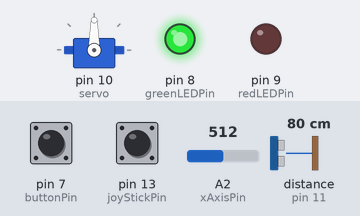
Recording of a program running on a simulated Arduino Uno, built with avr-gcc and run on an emulated ATmega328P. On the bench: servo, output pins drawn as LEDs (lit = HIGH). Wiring (inferred from the names in the program): ultrasonic range finder: trigger pin 6; echo pin 11. Inputs (shaded band) come from the test bench; at power-on: pin 7 (buttonPin) HIGH, distance to the obstacle (sensor on pin 11) 80 cm, A2 (xAxisPin) = 512, pin 13 (joyStickPin) HIGH. The echo pulse lasts 58.3 µs per cm; pins used as bus, display or sensor lines are not drawn.

Above: at 1.2 s.
1.3 s: pin 7 (buttonPin) pulled LOW for 0.15 s
At 1.45 s:
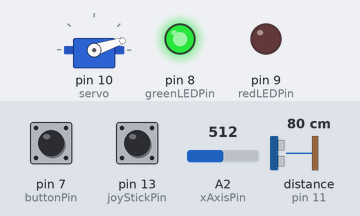
4.3 s: distance to the obstacle (sensor on pin 11) set to 34 cm
At 4.46 s:
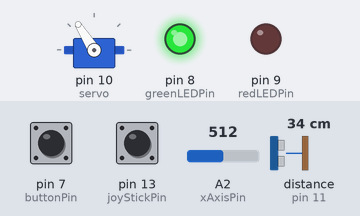
7.3 s: distance to the obstacle (sensor on pin 11) set to 27 cm
At 7.47 s:
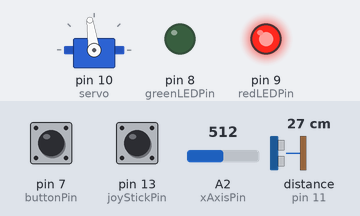
10.3 s: pin 7 (buttonPin) pulled LOW for 1 s
12.8 s: A2 (xAxisPin) set to 541
14.3 s: A2 (xAxisPin) set to 564
At 14.8 s:
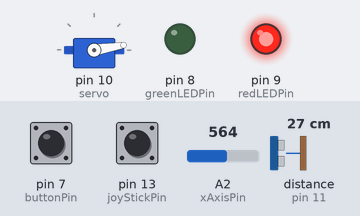
Timing chart, 0 to 16.8 s (numbered marks = the images above; inputs shaded):
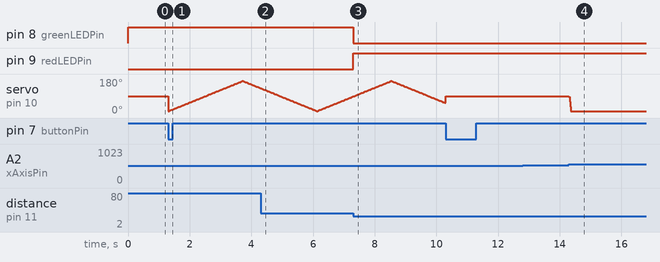

The program:

main.cpp
```cpp
#include <Arduino.h>
#include <Servo.h>
#include <LiquidCrystal_I2C.h>
# define LCD_ACTIVE 0

// Button Inputs:
// Middle 500 500
// X axis 0-1024 left to right
// Y axis 0-1024 top to bottom
// Button on 1 as standard and 0 when pressed

enum ControlMode {
	MANUAL,
	SWEEP
};

// Pins
const int trigPin = 6;
const int echoPin = 11;
const int redLEDPin = 9;
const int greenLEDPin = 8;
const int xAxisPin = A2;
const int yAxisPin = A3;
const int joyStickPin = 13;
const int buttonPin = 7;

// Variables
long duration;
long cm;
bool lastButtonState = HIGH;
int angle = 90;
ControlMode mode = MANUAL;
// LiquidCrystal_I2C lcd(0x27, 16, 2); // Lcd address is 0x27
Servo servo;
// Sweep state variables
int sweepAngle = 10;
int sweepDirection = 1;
unsigned long lastSweepTime = 0;
const unsigned long sweepInterval = 15;


// Functions
void dangerLight(long distance);
void sonarPulse(int angle);
void changeMode(ControlMode *mode);
void handleManual();
void handleSweep();

void setup()
{
	// Display
	// lcd.init();
	// lcd.clear();
	// lcd.backlight();

	// Servo
	servo.attach(10);
	servo.write(90);

	// Pins
	pinMode(trigPin, OUTPUT);
	pinMode(echoPin, INPUT);
	pinMode(redLEDPin, OUTPUT);
	pinMode(greenLEDPin, OUTPUT);
	pinMode(joyStickPin, INPUT_PULLUP);
	pinMode(buttonPin, INPUT_PULLUP);
	// Serial Monitor
	Serial.begin(9600);
}

void loop()
{
	bool	buttonState = digitalRead(buttonPin);

	if (buttonState == LOW && lastButtonState == HIGH)
		changeMode(&mode);
	lastButtonState = buttonState;
	if (mode == SWEEP)
		handleSweep();
	if (mode == MANUAL)
		handleManual();
}

// Functions:

void dangerLight(long distance)
{
	if( distance < 30)
	{
		digitalWrite(redLEDPin, HIGH);
		digitalWrite(greenLEDPin, LOW);
		// if (LCD_ACTIVE)
		// {
		// 	lcd.setCursor(2,1);
		// 	lcd.print("DANGER HERE!    ");
		// }
	}
	else
	{
		digitalWrite(redLEDPin, LOW);
		digitalWrite(greenLEDPin, HIGH);
		// if (LCD_ACTIVE)
		// {
		// 	lcd.setCursor(2, 1);
		// 	lcd.print("You are safe    ");
		// }
	}
}

void sonarPulse(int angle)
{
	digitalWrite(trigPin, LOW);
	delayMicroseconds(5);
	digitalWrite(trigPin, HIGH);
	delayMicroseconds(10);
	digitalWrite(trigPin, LOW);
	duration = pulseIn(echoPin, HIGH, 25000);
	if (duration == 0)
		return ;
	cm = duration * 0.034 / 2;
	// if (LCD_ACTIVE)
	// {
	// 	lcd.setCursor(0,0);
	// 	lcd.print("Distance: ");
	// 	lcd.print(cm);
	// 	lcd.print("cm   ");
	// }
	dangerLight(cm);
}

void	changeMode(ControlMode *mode)
{
	if (*mode == SWEEP)
		*mode = MANUAL;
	else
		*mode = SWEEP;
}

void handleSweep()
{
	if (millis() - lastSweepTime < sweepInterval)
		return ;
	lastSweepTime = millis();
	servo.write(sweepAngle);
	sonarPulse(sweepAngle);
	sweepAngle += sweepDirection;
	if (sweepAngle <= 10 || sweepAngle >= 170)
		sweepDirection = -sweepDirection;
}

void handleManual()
{
	int	xPosition = analogRead(xAxisPin);
	int	joyStickState = digitalRead(joyStickPin);

	if (joyStickState == 0)
		angle = 90;
	if (xPosition < 450 && angle < 170)
		angle += 3;
	else if (xPosition > 550 && angle > 10)
		angle -= 3;
	servo.write(angle);
	sonarPulse(angle);
}
```

Measured:
- the behaviour switches between 31 and 30 cm on distance to the obstacle (sensor on pin 11) (found by bisection; images 2 and 3)
- the behaviour switches between 550 and 551 on A2 (xAxisPin) (found by bisection; images 3 and 4)
- after the input at 7.3 s, pin 8 (greenLEDPin): HIGH → LOW at once; pin 9 (redLEDPin): LOW → HIGH at once
- after the input at 12.8 s, every drawn part: stays the same
- after the input at 14.3 s, servo on pin 10 (servo): 90° → 9° at once
- by itself, servo on pin 10 (servo): rises from 88° to 170° in 1.2 s, then falls to 54° in 1.7 s
